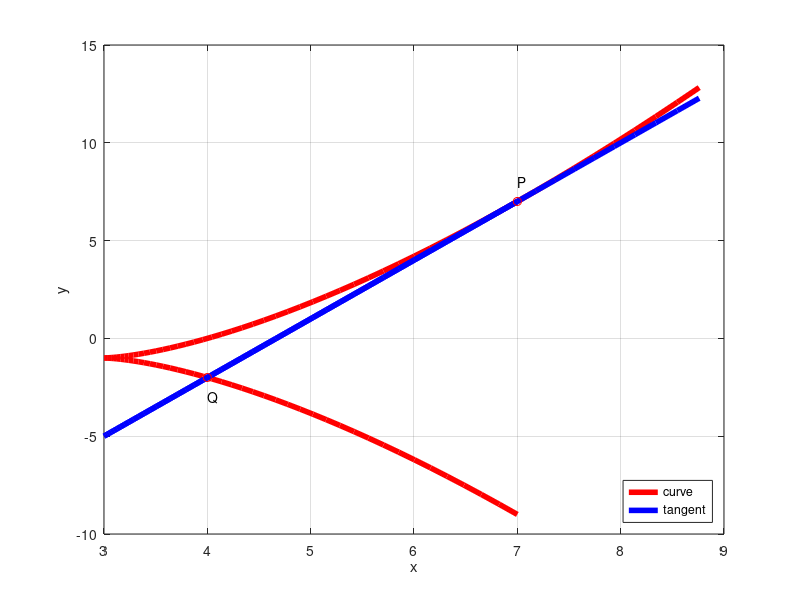

This figure's MATLAB source:
clear;
close;
clc;

t = linspace(-1,1.2,100);
x = 4*t.^2+3;
y = 8*t.^3 - 1;
z = 3*(x-7)+7;
plot(x,y,'r','LineWidth',4,x,z,'b','LineWidth',4);
hold
grid 
P = [7 7]';
Q = [4 -2]';
text(P(1),P(2)+1, 'P')
text(Q(1),Q(2)-1, 'Q')
plot([ P(1) Q(1)],[ P(2) Q(2) ],'ro')
legend('curve','tangent',"location","southeast")

xlabel('x');
ylabel('y');
print -deps -color ee16b1006.eps 
